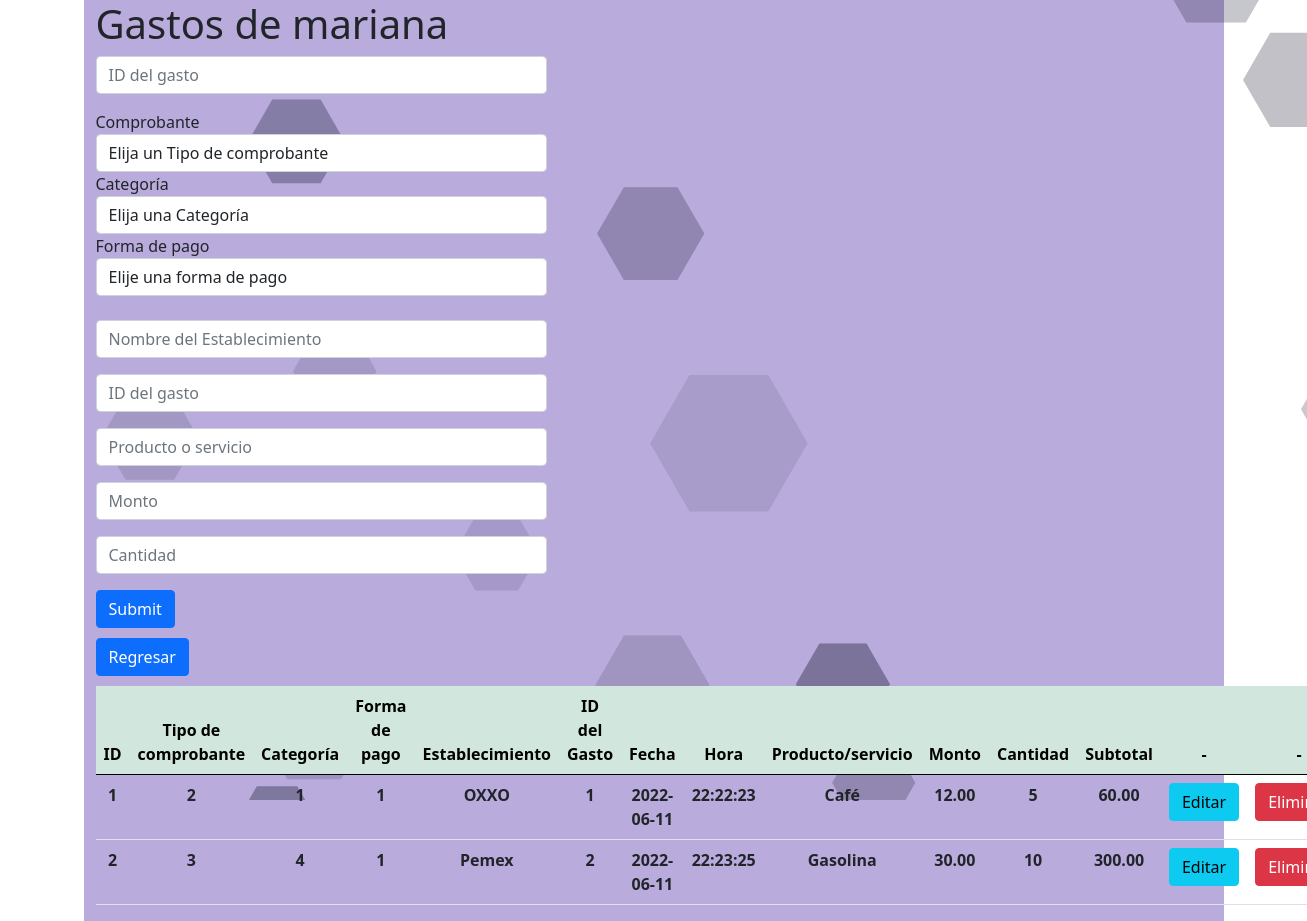
/gastos/index.php (signed in), run on the app's committed database.
### tables this page shows
CREATE TABLE `gastos` (
  `ID_gasto` int(11) NOT NULL AUTO_INCREMENT,
  `Tipo_comp_idTipo_comp` int(11) NOT NULL,
  `Categorias_idCategorias` int(11) NOT NULL,
  `Usuario_idUsuario` int(10) unsigned NOT NULL,
  `Forma_Pago_idForma_Pago` int(10) unsigned NOT NULL,
  `Establecimiento` varchar(45) NOT NULL,
  `IDGasto` int(11) DEFAULT NULL,
  `Fecha` date DEFAULT NULL,
  `Hora` time DEFAULT NULL,
  `producto_servicio` varchar(45) DEFAULT NULL,
  `Monto` decimal(7,2) DEFAULT NULL,
  `cant` int(11) DEFAULT NULL,
  `Subtotal` decimal(7,2) DEFAULT NULL,
  PRIMARY KEY (`ID_gasto`),
  KEY `fk_Gastos_Tipo_comp1_idx` (`Tipo_comp_idTipo_comp`),
  KEY `fk_Gastos_Categorias1_idx` (`Categorias_idCategorias`),
  KEY `fk_Gastos_Usuario1_idx` (`Usuario_idUsuario`),
  KEY `fk_Gastos_Forma_Pago1_idx` (`Forma_Pago_idForma_Pago`),
  CONSTRAINT `fk_Gastos_Categorias1` FOREIGN KEY (`Categorias_idCategorias`) REFERENCES `categorias` (`idCategoria`) ON DELETE NO ACTION ON UPDATE NO ACTION,
  CONSTRAINT `fk_Gastos_Forma_Pago1` FOREIGN KEY (`Forma_Pago_idForma_Pago`) REFERENCES `forma_pago` (`idForma_Pago`) ON DELETE NO ACTION ON UPDATE NO ACTION,
  CONSTRAINT `fk_Gastos_Tipo_comp1` FOREIGN KEY (`Tipo_comp_idTipo_comp`) REFERENCES `tipo_comp` (`idTipo_comp`) ON DELETE NO ACTION ON UPDATE NO ACTION,
  CONSTRAINT `fk_Gastos_Usuario1` FOREIGN KEY (`Usuario_idUsuario`) REFERENCES `usuarios` (`idUsuario`) ON DELETE NO ACTION ON UPDATE NO ACTION
);

### gastos/index.php (the view, shortened to what this page needs)
<?php
    $con=conectar();
    $nombre = $_SESSION['nombre'];
    $idUsuario = $_SESSION['idUsuario'];
    $sql="SELECT * from gastos where Usuario_idUsuario = $idUsuario";
    $query=mysqli_query($con,$sql);
?>
<!DOCTYPE html>
<html lang="es">
    <head>
        <link href="./style/estilos_categoria.css" rel="stylesheet">
        <link rel="stylesheet" href="../scripts/particles/css/estilos.css">
        <link href="https://cdn.jsdelivr.net/npm/bootstrap@5.0.0-beta1/dist/css/bootstrap.min.css" rel="stylesheet">
    </head>
    <body>
        <div class="container">
            <div id="particles-js"></div>
                    <div class="row">
                        <div class="col-md-5">
                            <h1>Gastos de <?php echo $nombre ?></h1>
                                <form action="insertar.php" method="POST">
                                    <input type="number" class="form-control mb-3" name="ID_gasto" placeholder="ID del gasto" required>
                                    <label for="select_comp">Comprobante</label>
                                    <select name="Tipo_comp_idTipo_comp" class="form-control" id="select_comp">
                                        <option selected="selected" disabled>Elija un Tipo de comprobante</option>
                                    </select>
                                    <label for="select_cat">Categoría</label>
                                    <select name="Categorias_idCategorias" class="form-control" id="select_cat">
                                        <option selected="selected" disabled>Elija una Categoría</option>
                                    </select>
                                    <label for="select_cat">Forma de pago</label>
                                    <select name="forma_pago" id="select" class="form-control">
                                        <option selected="selected" disabled>Elije una forma de pago</option>
                                    </select>
                                    <br>
                                    <input type="text" class="form-control mb-3" name="Establecimiento" placeholder="Nombre del Establecimiento" required>
                                    <input type="number" class="form-control mb-3" name="IDGasto" placeholder="ID del gasto" required>
                                    <input type="text" class="form-control mb-3" name="producto_servicio" placeholder="Producto o servicio" required>
                                    <input type="text" class="form-control mb-3" name="Monto" placeholder="Monto" required>
                                    <input type="text" class="form-control mb-3" name="cant" placeholder="Cantidad" required>
                                    <input type="submit" class="btn btn-primary">
                                </form>
                                <a href="../principal.php"><button class="btn btn-primary return">Regresar</button></a>
                        </div>
                        <div class="">
                            <table class="table" >
                                <thead class="table-success table-striped" >
                                    <tr class="center">
                                        <th>ID</th>
                                        <th>Tipo de comprobante</th>
                                        <th>Categoría</th>
                                        <th>Forma de pago</th>
                                        <th>Establecimiento</th>
                                        <th>ID del Gasto</th>
                                        <th>Fecha</th>
                                        <th>Hora</th>
                                        <th>Producto/servicio</th>
                                        <th>Monto</th>
                                        <th>Cantidad</th>
                                        <th>Subtotal</th>
                                        <th>-</th>
                                        <th>-</th>
                                    </tr>
                                </thead>
                                <tbody>
                                        <?php
                                            while($row=mysqli_fetch_array($query)){
                                        ?>
                                            <tr class="center">
                                                <th><?php  echo $row['ID_gasto']?></th>
                                                <th><?php  echo $row['Tipo_comp_idTipo_comp']?></th>
                                                <th><?php  echo $row['Categorias_idCategorias']?></th>
                                                <th><?php  echo $row['Forma_Pago_idForma_Pago']?></th>
                                                <th><?php  echo $row['Establecimiento']?></th>
                                                <th><?php  echo $row['IDGasto']?></th>
                                                <th><?php  echo $row['Fecha']?></th>
                                                <th><?php  echo $row['Hora']?></th>
                                                <th><?php  echo $row['producto_servicio']?></th>
                                                <th><?php  echo $row['Monto']?></th>
                                                <th><?php  echo $row['cant']?></th>
                                                <th><?php  echo $row['Subtotal']?></th>
                                                <th><a href="actualizar.php?id=<?php echo $row['ID_gasto'] ?>" class="btn btn-info">Editar</a></th>
                                                <th><a href="delete.php?id=<?php echo $row['ID_gasto'] ?>" class="btn btn-danger">Eliminar</a></th>
                                            </tr>
                                        <?php
                                            }
                                        ?>
                                </tbody>
                            </table>
                        </div>
                    </div>
            </div>
    </body>
</html>

### gastos/style/estilos_categoria.css (style rules this page uses)
body, html { padding: 0; margin: 0; box-sizing: border-box; }
* { width: auto; }
.container { background-color: rgba(59, 20, 156, 0.356); position: relative; z-index: 99; }
.row { margin: 0; }
.center { width: 10px; }
.return { margin-top: 10px; margin-bottom:10px; }
.center { text-align: center; }

### scripts/particles/css/estilos.css (style rules this page uses)
* { margin: 0; padding: 0; box-sizing: border-box; }
body { background-color:#000; color: #fff; font-size: 18px; font-family: 'Lato', sans-serif; font-weight: 300; }
#particles-js { height: 100vh; width: 100%; position: fixed; z-index: -1; }

### data on the page
gastos: ID_gasto "1", Tipo_comp_idTipo_comp "2", Categorias_idCategorias "1", Forma_Pago_idForma_Pago "1", Establecimiento "OXXO", IDGasto "1", Fecha "2022-06-11", Hora "22:22:23", producto_servicio "Café", Monto "12.00", cant "5", Subtotal "60.00"
gastos: ID_gasto "2", Tipo_comp_idTipo_comp "3", Categorias_idCategorias "4", Forma_Pago_idForma_Pago "1", Establecimiento "Pemex", IDGasto "2", Fecha "2022-06-11", Hora "22:23:25", producto_servicio "Gasolina", Monto "30.00", cant "10", Subtotal "300.00"
